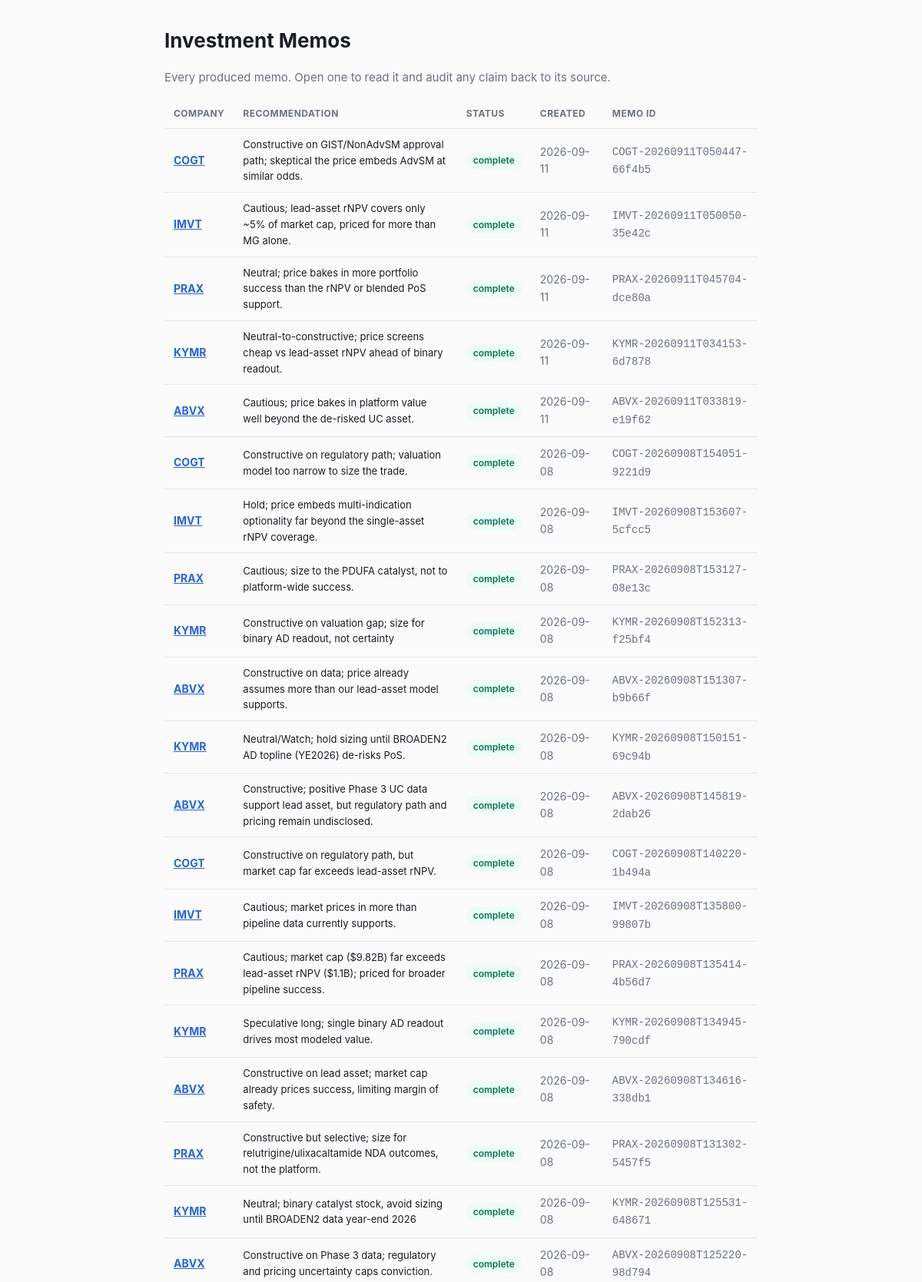
The page / (upper part) on the database its author committed.
### tables this page shows
CREATE TABLE memos (
    memo_id TEXT PRIMARY KEY,
    company TEXT NOT NULL,
    status TEXT NOT NULL,
    recommendation TEXT,
    thesis TEXT,
    notes TEXT,
    created_at TEXT NOT NULL
);

### app/server.py (the view)
    @app.route("/")
    def index():
        s = store()
        try:
            memos = s.list_memos()
        finally:
            s.close()
        return render_template("list.html", memos=memos)

### memo/ledger/store.py (called while the page is built)
    def list_memos(self, company: Optional[str] = None) -> List[MemoRecord]:
        if company:
            rows = self._conn.execute(
                "SELECT * FROM memos WHERE company = ? ORDER BY created_at DESC", (company,)
            ).fetchall()
        else:
            rows = self._conn.execute(
                "SELECT * FROM memos ORDER BY created_at DESC"
            ).fetchall()
        return [self._memo_from_row(r) for r in rows]

    def close(self) -> None:
        self._conn.close()

    @staticmethod
    def _memo_from_row(row: sqlite3.Row) -> MemoRecord:
        return MemoRecord(
            memo_id=row["memo_id"], company=row["company"], status=row["status"],
            recommendation=row["recommendation"], thesis=row["thesis"],
            notes=row["notes"] or "", created_at=row["created_at"],
        )

### app/templates/list.html (shortened to what this page needs)
{% extends "base.html" %}
{% block body %}
  <h1>Investment Memos</h1>
  <p class="muted">Every produced memo. Open one to read it and audit any claim back to its source.</p>
  {% if memos %}
  <table>
    <thead>
      <tr><th>Company</th><th>Recommendation</th><th>Status</th><th>Created</th><th>Memo ID</th></tr>
    </thead>
    <tbody>
      {% for m in memos %}
      <tr>
        <td><a href="{{ url_for('memo_view', memo_id=m.memo_id) }}"><strong>{{ m.company }}</strong></a></td>
        <td class="rec-cell">{% if m.recommendation %}{{ m.recommendation }}{% else %}<span class="muted">—</span>{% endif %}</td>
        <td><span class="pill status">{{ m.status }}</span></td>
        <td class="muted">{{ m.created_at[:10] }}</td>
        <td class="muted"><code>{{ m.memo_id }}</code></td>
      </tr>
      {% endfor %}
    </tbody>
  </table>
  {% else %}
  <p class="empty">No memos yet. Run the seed script (<code>python -m app.seed</code>) to populate a sample.</p>
  {% endif %}
{% endblock %}

### app/templates/base.html (shortened to what this page needs)
<!doctype html>
<html lang="en">
<head>
</head>
<body>
  <div class="wrap">
    {% block body %}{% endblock %}
  </div>
</body>
</html>

### app/templates/base.html (style rules this page uses)
:root { --ink:#1a1d24; --muted:#6b7280; --line:#e5e7eb; --accent:#2563eb; --bg:#fbfbfc; }
* { box-sizing: border-box; }
body { margin:0; font:15px/1.6 -apple-system,BlinkMacSystemFont,"Segoe UI",Roboto,Helvetica,Arial,sans-serif; color:var(--ink); background:var(--bg); }
.wrap { max-width: 820px; margin: 0 auto; padding: 32px 24px 80px; }
a { color: var(--accent); }
h1 { font-size: 26px; margin: 0 0 4px; }
.muted { color: var(--muted); }
.pill { display:inline-block; font-size:12px; padding:2px 9px; border-radius:999px; background:#eef2ff; color:#3730a3; font-weight:600; }
.pill.status { background:#ecfdf5; color:#047857; }
table { width:100%; border-collapse: collapse; margin-top: 12px; }
th, td { text-align:left; padding:10px 12px; border-bottom:1px solid var(--line); font-size:14px; }
th { font-size:12px; text-transform:uppercase; letter-spacing:.04em; color:var(--muted); }
.rec-cell { font-size:13px; max-width:420px; }

### rows shown on the page
memos: company "COGT", recommendation "Constructive on GIST/NonAdvSM approval path; skeptical the price embeds AdvSM at similar odds.", status "complete", created_at "2026-09-11", memo_id "COGT-20260911T050447-66f4b5"
memos: company "IMVT", recommendation "Cautious; lead-asset rNPV covers only ~5% of market cap, priced for more than MG alone.", status "complete", created_at "2026-09-11", memo_id "IMVT-20260911T050050-35e42c"
memos: company "PRAX", recommendation "Neutral; price bakes in more portfolio success than the rNPV or blended PoS support.", status "complete", created_at "2026-09-11", memo_id "PRAX-20260911T045704-dce80a"
memos: company "KYMR", recommendation "Neutral-to-constructive; price screens cheap vs lead-asset rNPV ahead of binary readout.", status "complete", created_at "2026-09-11", memo_id "KYMR-20260911T034153-6d7878"
memos: company "ABVX", recommendation "Cautious; price bakes in platform value well beyond the de-risked UC asset.", status "complete", created_at "2026-09-11", memo_id "ABVX-20260911T033819-e19f62"
memos: company "COGT", recommendation "Constructive on regulatory path; valuation model too narrow to size the trade.", status "complete", created_at "2026-09-08", memo_id "COGT-20260908T154051-9221d9"
memos: company "IMVT", recommendation "Hold; price embeds multi-indication optionality far beyond the single-asset rNPV coverage.", status "complete", created_at "2026-09-08", memo_id "IMVT-20260908T153607-5cfcc5"
memos: company "PRAX", recommendation "Cautious; size to the PDUFA catalyst, not to platform-wide success.", status "complete", created_at "2026-09-08", memo_id "PRAX-20260908T153127-08e13c"
memos: company "KYMR", recommendation "Constructive on valuation gap; size for binary AD readout, not certainty", status "complete", created_at "2026-09-08", memo_id "KYMR-20260908T152313-f25bf4"
memos: company "ABVX", recommendation "Constructive on data; price already assumes more than our lead-asset model supports.", status "complete", created_at "2026-09-08", memo_id "ABVX-20260908T151307-b9b66f"
memos: company "KYMR", recommendation "Neutral/Watch; hold sizing until BROADEN2 AD topline (YE2026) de-risks PoS.", status "complete", created_at "2026-09-08", memo_id "KYMR-20260908T150151-69c94b"
memos: company "ABVX", recommendation "Constructive; positive Phase 3 UC data support lead asset, but regulatory path and pricing remain undisclosed.", status "complete", created_at "2026-09-08", memo_id "ABVX-20260908T145819-2dab26"
memos: company "COGT", recommendation "Constructive on regulatory path, but market cap far exceeds lead-asset rNPV.", status "complete", created_at "2026-09-08", memo_id "COGT-20260908T140220-1b494a"
memos: company "IMVT", recommendation "Cautious; market prices in more than pipeline data currently supports.", status "complete", created_at "2026-09-08", memo_id "IMVT-20260908T135800-99807b"
memos: company "PRAX", recommendation "Cautious; market cap ($9.82B) far exceeds lead-asset rNPV ($1.1B); priced for broader pipeline success.", status "complete", created_at "2026-09-08", memo_id "PRAX-20260908T135414-4b56d7"
memos: company "KYMR", recommendation "Speculative long; single binary AD readout drives most modeled value.", status "complete", created_at "2026-09-08", memo_id "KYMR-20260908T134945-790cdf"
memos: company "ABVX", recommendation "Constructive on lead asset; market cap already prices success, limiting margin of safety.", status "complete", created_at "2026-09-08", memo_id "ABVX-20260908T134616-338db1"
memos: company "PRAX", recommendation "Constructive but selective; size for relutrigine/ulixacaltamide NDA outcomes, not the platform.", status "complete", created_at "2026-09-08", memo_id "PRAX-20260908T131302-5457f5"
memos: company "KYMR", recommendation "Neutral; binary catalyst stock, avoid sizing until BROADEN2 data year-end 2026", status "complete", created_at "2026-09-08", memo_id "KYMR-20260908T125531-648671"
memos: company "ABVX", recommendation "Constructive on Phase 3 data; regulatory and pricing uncertainty caps conviction.", status "complete", created_at "2026-09-08", memo_id "ABVX-20260908T125220-98d794"
